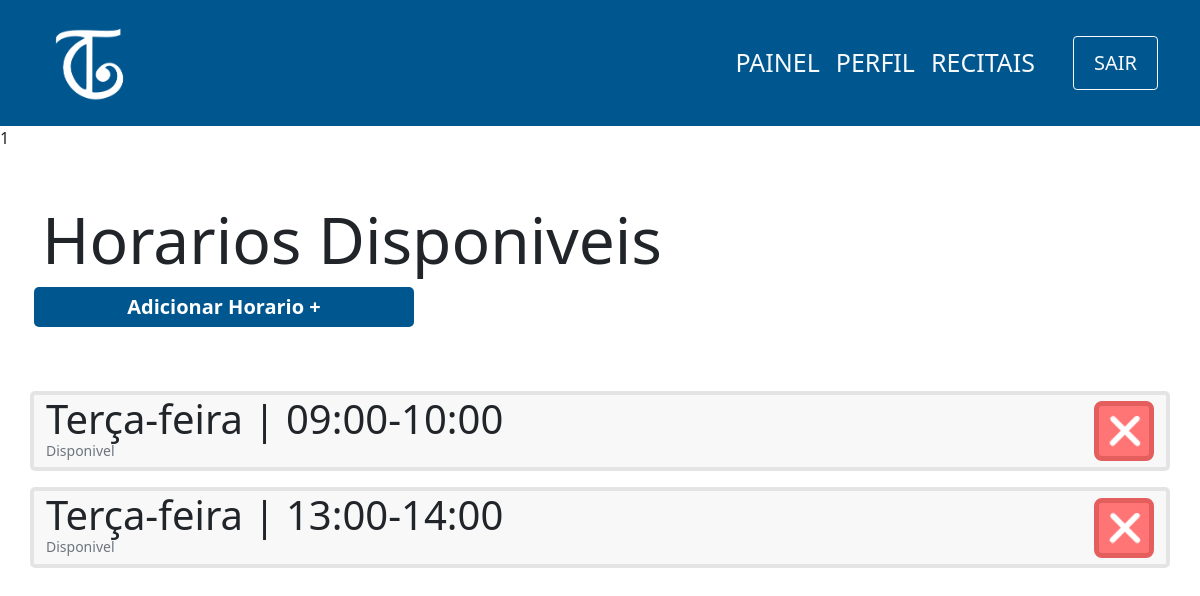
Page /view/professor/indexHorario.php (signed in) on the committed database.
### tables this page shows
CREATE TABLE horario(
                id INTEGER PRIMARY KEY,
                dia smallint not null,
                periodo varchar(15)   
            );

### view/professor/indexHorario.php (the view, shortened to what this page needs)
<?php
    include '../../layouts/navbar.php';
    include '../../controller/professor/indexHorario.php';
?>
<div class="container">
    <div class="row mt-5">
        <h1 class="mt-1 display-3">Horarios Disponiveis</h1>
        <span class="btn-principal col-md-4 col-sm-12 mx-1 text-center mb-5">
            <a href="cadastroHorario.php">Adicionar Horario +</a>
        </span>
        <?php
            foreach($horarios as $horario){
                echo '
                <div class="col-12 card d-flex flex-row justify-content-between mt-3">
                    <div class="d-flex flex-column">
                        <p class="m-0 display-6">';
                        if ($horario['dia']==0){
                            echo'Segunda-feira ';
                        }else if ($horario['dia']==1){
                            echo'Terça-feira ';
                        }else if ($horario['dia']==2){
                            echo'Quarta-feira ';
                        }else if ($horario['dia']==3){
                            echo'Quinta-feira ';
                        }else if ($horario['dia']==4){
                            echo'Sexta-feira ';
                        }else if ($horario['dia']==5){
                            echo 'Sábado';
                        }
                        echo '| '.$horario['periodo'].'</p>
                        <p class="m-0 text-muted display-3 mb-2" style="font-size:14px">Disponivel</p>
                    </div>
                    <div class="d-flex align-items-center" id="'.$horario['id'].'">
                        <button class="btn-remover">
                            <img src="../../images/delete-icon.png" width=40px>
                        </button>
                    </div>
                </div>
                ';
            }?>
    </div>
</div>

### css/style.css (style rules this page uses)
a { text-decoration: none; color:white; }
.btn-principal { background-color: #005790; color:white; padding: 5px 25px; font-weight: 600; font-size:20px; border:none; border-radius:5px; cursor: pointer; text-decoration: none; }
.card { background-color:#F8F8F8; border: 4px solid #E4E4E4; border-radius: 5px; }
.btn-remover { background-color:#FF7575; border: 5px solid #E55E5E; color:white; border-radius:8px; width:60px; height:60px; cursor: pointer; }

### rows in the picture
horario: dia "Terça-feira", periodo "09:00-10:00"
horario: dia "Terça-feira", periodo "13:00-14:00"

### other values in the picture
$id_professor "1"
